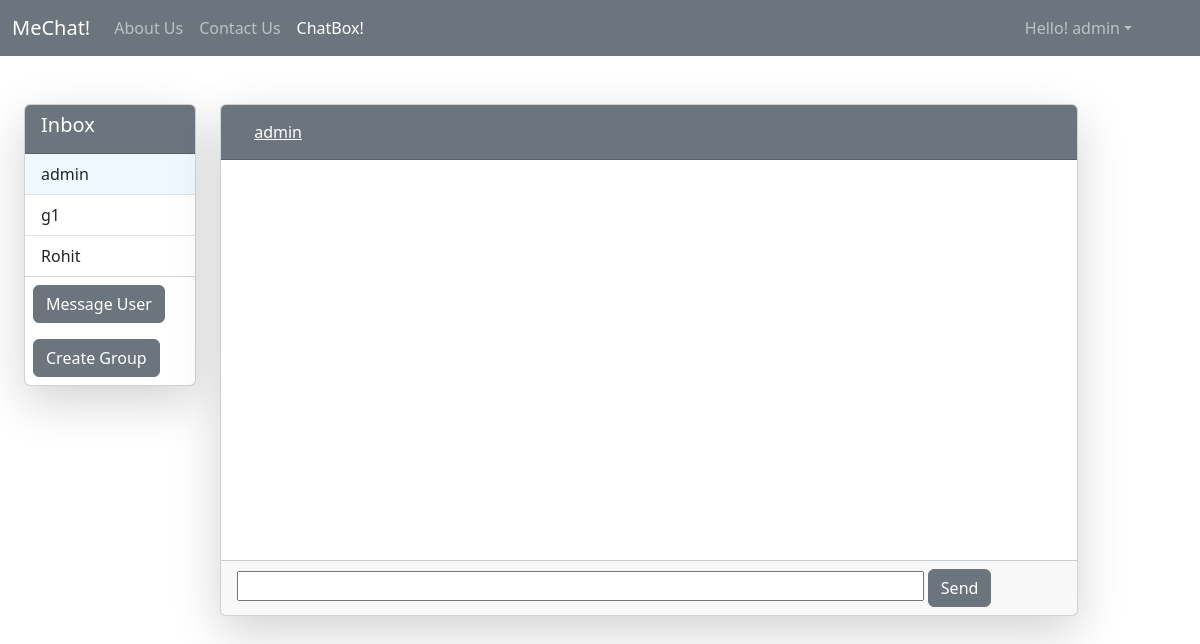
Before: /chat/chatroom/admin/ (signed in) with the older database file.
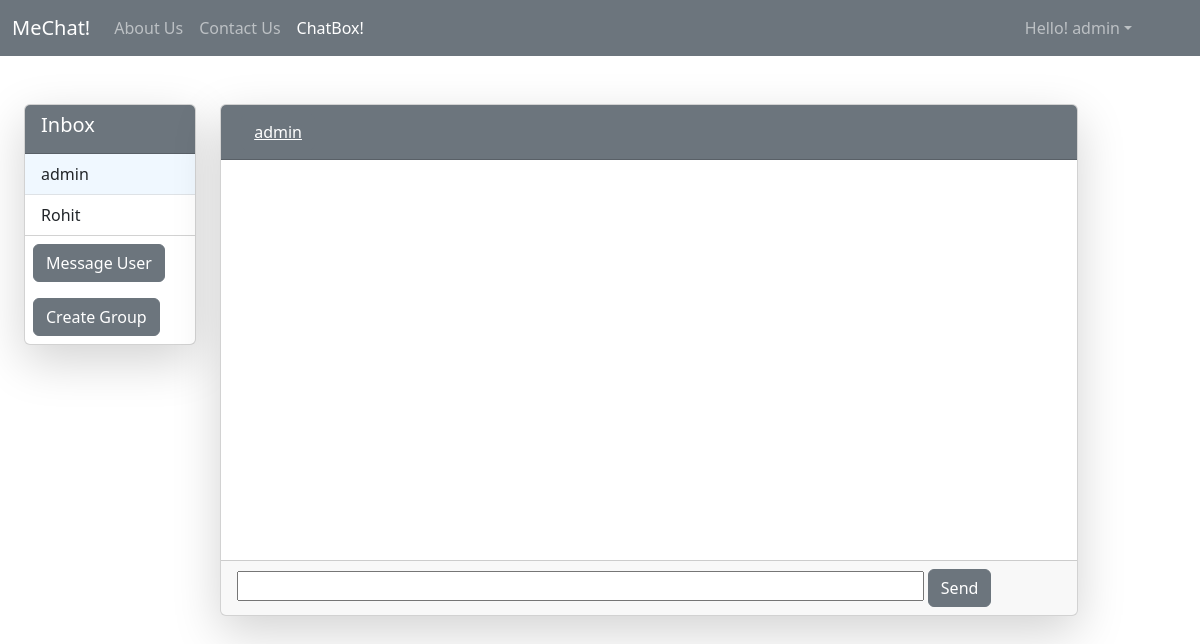
After: the same page with the newer database file.
### chat/models.py (models this page shows, shortened)
class ChatRoom(models.Model):
    name = models.CharField(max_length=20, blank=False, null=False)
    description = models.TextField(blank=True, null=True)
    is_group = models.BooleanField(default=False)
    members = models.ManyToManyField(User, related_name='chatrooms')
    created_at = models.DateTimeField(auto_now_add=True)
    image = models.ImageField(upload_to='chat/',default='defaultuser.jpeg')

### chat/views.py (the view)
# urls.py: path('chatroom/<str:room_name>/',views.room,name="chatroom"),
def room(request, room_name):
    chatrooms = request.user.chatrooms.all()
    if chatrooms.exists():
        chatroom = ChatRoom.objects.filter(name=room_name)
    else:
        chatroom = None
    context = {
        'rooms':chatrooms,
        'room_name':room_name,
        'chatroom':chatroom
    }
    return render(request, "chat/chatbox.html",context)

### chat/templates/chat/chatbox.html (shortened to what this page needs)
{% extends "base.html" %}
{% block Chatbox_active %}active{% endblock Chatbox_active %}
{% block content %}
<div class="container-fluid mt-5">
    <div class="row">
            <div class="col-md-2">
                <div class="card shadow-lg">
                    <div class="card-header bg-secondary text-white">
                        <h5>Inbox</h5>
                    </div>
                    <ul class="list-group list-group-flush">
                        {% for room in rooms %}
                        <li class="list-group-item " {% if room.name == room_name %} style='background-color:aliceblue;' {%endif %}>
                            <a href="{% url "chatroom" room.name %}" class="text-decoration-none text-dark">{{room.name}}</a>
                        </li>
                        {%endfor%}
                    </ul>
                    <div class="m-2">
                        <button class="btn btn-secondary" data-bs-toggle="modal" data-bs-target="#MessageUserModal">
                            Message User
                        </button>
                    </div>
                    <div class="m-2">
                        <button class="btn btn-secondary" data-bs-toggle="modal" data-bs-target="#GroupModal">Create
                            Group</button>
                    </div>
                </div>
            </div>
            <div class="col-md-9">
                {% if room_name is not None %}
                <div class="card  shadow-lg">
                    {% if chatroom.is_group %}
                    <div class="card-header bg-secondary">
                        <img src="{{chatroom.image.url}}" class="col-md-1 rounded account-img" alt="">
                        <button class="btn btn-secondary">{{room_name}}</button>
                    </div>
                    {% else %}
                    <div class="card-header bg-secondary text-white">
                        <button class="btn btn-secondary"><a class='text-white' href='{% url "userprofile" room_name %}'>{{room_name}}</a></button>
                    </div>
                    {% endif %}
                    <div class="card-body" style="height:400px; overflow-y: auto;" id="chat-log">
                    </div>
                    <div class="card-footer">
                        <input class='col-md-10' id="chat-message-input" type="text">
                        <input class="btn btn-secondary" id="chat-message-submit" type="button" value="Send">
                                {% else %}
                                <div class="col-md-9">
                                    <h5>Message a User for the message area to apear</h5>
                                </div>
                                {% endif %}
                    </div>
                </div>
            </div>
    </div>
</div>
{% endblock content %}

### templates/base.html (shortened to what this page needs)
<!DOCTYPE html>
<html lang="en">
  <head>
    <link href="https://cdn.jsdelivr.net/npm/bootstrap@5.3.3/dist/css/bootstrap.min.css" rel="stylesheet" />
  </head>
  <body class="">
    <nav class="navbar navbar-expand-lg navbar-dark bg-secondary">
      <div class="container-fluid">
        <a class="navbar-brand" href="{% url "home" %}">MeChat!</a>
        <div class="collapse navbar-collapse" id="navbarSupportedContent">
          <ul class="navbar-nav me-auto mb-2 mb-lg-0">
            <li class="nav-item">
              <a class="nav-link {% block About_active %}{% endblock About_active %}" href="{% url "about" %}">About Us</a>
            </li>
            <li class="nav-item">
              <a class="nav-link {% block Contact_active %}{% endblock Contact_active %}" href="{% url "contact" %}">Contact Us</a>
            </li>
            {% if user.is_authenticated %}
            <li class="nav-item">
              <a class="nav-link {% block Chatbox_active %}{% endblock Chatbox_active %}" href="{% url "chatbox" %}">ChatBox!</a>
            </li>
            {% endif %}
          </ul>
          {% if user.is_authenticated %}
            <ul class="navbar-nav mx-5">
              <li class="nav-item dropdown">
                <a class="nav-link dropdown-toggle" role="button" data-bs-toggle="dropdown" aria-expanded="false">Hello! {{ user.username }}</a>
              </li>
            </ul>
          {% else %}
            <button type="button" class="btn btn-outline-light m-1" onclick=" window.location.href = '{% url "SignUp" %}' ">SignUp!</button>
            <button type="button" class="btn btn-outline-light m-1" onclick=" window.location.href = '{% url "Log-in" %}' ">Log-in!</button>
          {% endif %}
        </div>
      </div>
    </nav>
    <div class="container-fluid">
    {% block content %}
    {% endblock %}
    </div>
  </body>
</html>

Changed rows visible on the page:
removed ChatRoom: name "g1"
